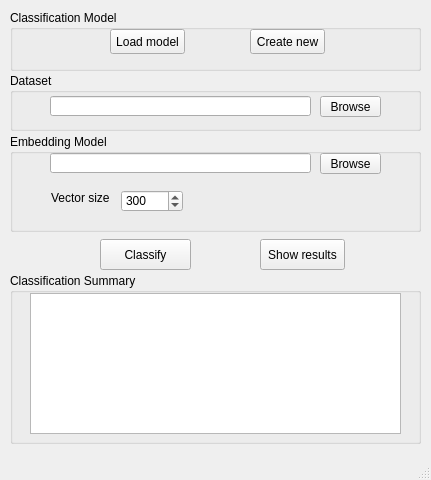
<?xml version="1.0" encoding="UTF-8"?>
<ui version="4.0">
 <class>MainApplicationWindow</class>
 <widget class="QMainWindow" name="MainApplicationWindow">
  <property name="geometry">
   <rect>
    <x>0</x>
    <y>0</y>
    <width>431</width>
    <height>480</height>
   </rect>
  </property>
  <property name="windowTitle">
   <string>Bot Recognition</string>
  </property>
  <widget class="QWidget" name="centralwidget">
   <widget class="QGroupBox" name="modelGroupBox">
    <property name="geometry">
     <rect>
      <x>10</x>
      <y>10</y>
      <width>411</width>
      <height>61</height>
     </rect>
    </property>
    <property name="title">
     <string>Classification Model</string>
    </property>
    <widget class="QPushButton" name="loadModelButton">
     <property name="geometry">
      <rect>
       <x>100</x>
       <y>19</y>
       <width>75</width>
       <height>25</height>
      </rect>
     </property>
     <property name="text">
      <string>Load model</string>
     </property>
    </widget>
    <widget class="QPushButton" name="createModelButton">
     <property name="geometry">
      <rect>
       <x>240</x>
       <y>19</y>
       <width>75</width>
       <height>25</height>
      </rect>
     </property>
     <property name="text">
      <string>Create new</string>
     </property>
    </widget>
   </widget>
   <widget class="QGroupBox" name="datasetGroupBox">
    <property name="geometry">
     <rect>
      <x>10</x>
      <y>73</y>
      <width>411</width>
      <height>58</height>
     </rect>
    </property>
    <property name="title">
     <string>Dataset</string>
    </property>
    <widget class="QPushButton" name="browseDatasetButton">
     <property name="geometry">
      <rect>
       <x>310</x>
       <y>23</y>
       <width>61</width>
       <height>21</height>
      </rect>
     </property>
     <property name="text">
      <string>Browse</string>
     </property>
    </widget>
    <widget class="QLineEdit" name="datasetLineEdit">
     <property name="geometry">
      <rect>
       <x>40</x>
       <y>23</y>
       <width>261</width>
       <height>20</height>
      </rect>
     </property>
     <property name="text">
      <string/>
     </property>
    </widget>
   </widget>
   <widget class="QGroupBox" name="classificationSummaryGroupBox">
    <property name="geometry">
     <rect>
      <x>10</x>
      <y>273</y>
      <width>411</width>
      <height>171</height>
     </rect>
    </property>
    <property name="title">
     <string>Classification Summary</string>
    </property>
    <widget class="QTextEdit" name="classificationSummaryTextEdit">
     <property name="geometry">
      <rect>
       <x>20</x>
       <y>20</y>
       <width>371</width>
       <height>141</height>
      </rect>
     </property>
    </widget>
   </widget>
   <widget class="QGroupBox" name="embeddingGroupBox">
    <property name="geometry">
     <rect>
      <x>10</x>
      <y>134</y>
      <width>411</width>
      <height>98</height>
     </rect>
    </property>
    <property name="title">
     <string>Embedding Model</string>
    </property>
    <widget class="QLineEdit" name="embeddingModelLineEdit">
     <property name="geometry">
      <rect>
       <x>40</x>
       <y>19</y>
       <width>261</width>
       <height>20</height>
      </rect>
     </property>
     <property name="text">
      <string/>
     </property>
    </widget>
    <widget class="QPushButton" name="embeddingModelBrowseButton">
     <property name="geometry">
      <rect>
       <x>310</x>
       <y>19</y>
       <width>61</width>
       <height>21</height>
      </rect>
     </property>
     <property name="text">
      <string>Browse</string>
     </property>
    </widget>
    <widget class="QLabel" name="vectorSizeLabel">
     <property name="geometry">
      <rect>
       <x>41</x>
       <y>56</y>
       <width>71</width>
       <height>16</height>
      </rect>
     </property>
     <property name="text">
      <string>Vector size</string>
     </property>
    </widget>
    <widget class="QDoubleSpinBox" name="vectorSizeSpinBox">
     <property name="geometry">
      <rect>
       <x>111</x>
       <y>56</y>
       <width>62</width>
       <height>22</height>
      </rect>
     </property>
     <property name="decimals">
      <number>0</number>
     </property>
     <property name="minimum">
      <double>1.000000000000000</double>
     </property>
     <property name="maximum">
      <double>9999.000000000000000</double>
     </property>
     <property name="value">
      <double>300.000000000000000</double>
     </property>
    </widget>
   </widget>
   <widget class="QPushButton" name="showResultsButton">
    <property name="enabled">
     <bool>true</bool>
    </property>
    <property name="geometry">
     <rect>
      <x>260</x>
      <y>239</y>
      <width>85</width>
      <height>31</height>
     </rect>
    </property>
    <property name="text">
     <string>Show results</string>
    </property>
   </widget>
   <widget class="QPushButton" name="classifyButton">
    <property name="geometry">
     <rect>
      <x>100</x>
      <y>239</y>
      <width>91</width>
      <height>31</height>
     </rect>
    </property>
    <property name="text">
     <string>Classify</string>
    </property>
   </widget>
  </widget>
  <widget class="QMenuBar" name="menubar">
   <property name="geometry">
    <rect>
     <x>0</x>
     <y>0</y>
     <width>431</width>
     <height>21</height>
    </rect>
   </property>
  </widget>
  <widget class="QStatusBar" name="statusbar"/>
 </widget>
 <resources/>
 <connections/>
</ui>
